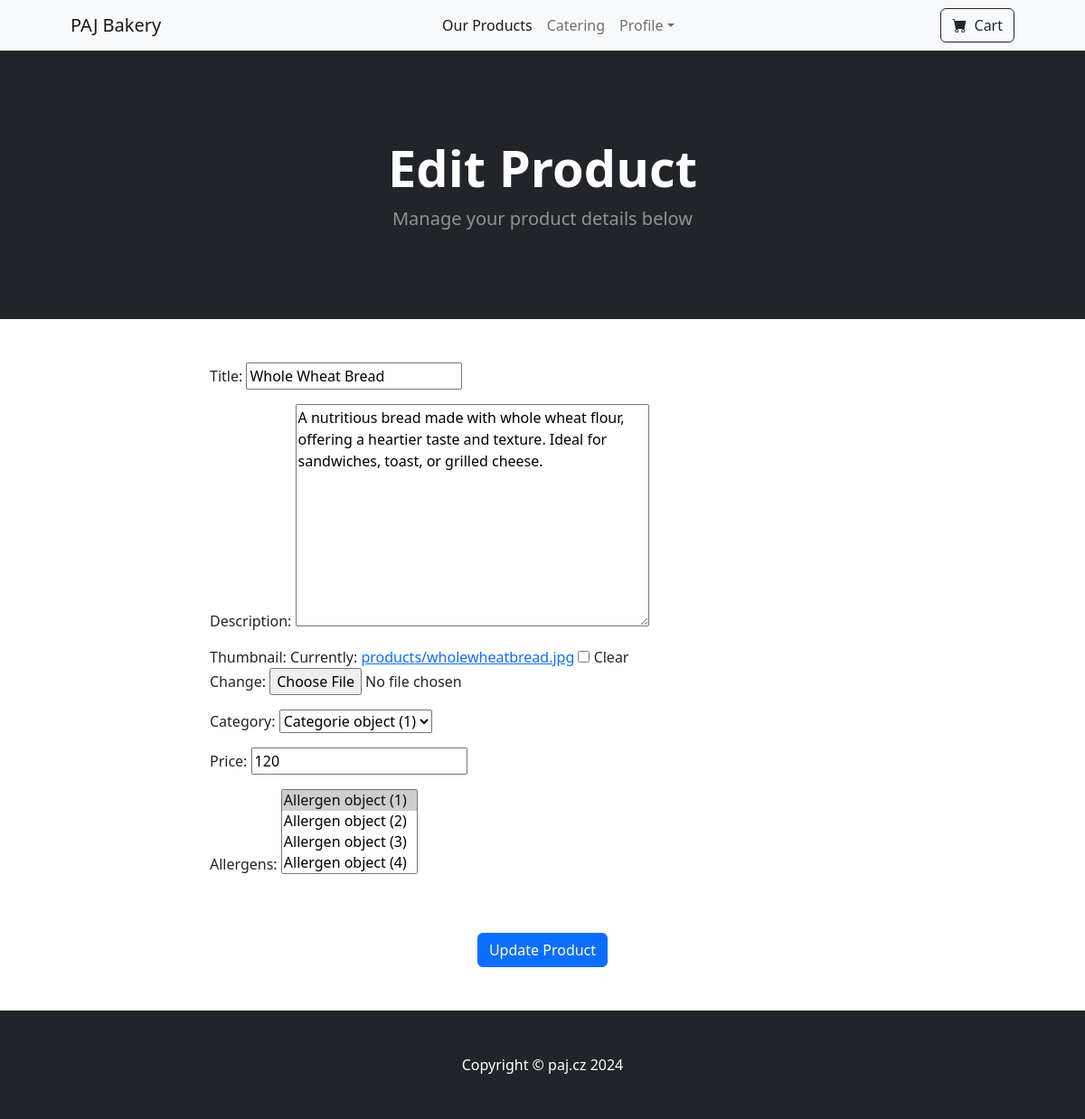
Page /products/edit/1/ (signed in) on the committed database.
### viewer/models.py (models this page shows)
class Product(models.Model):
    title = models.CharField(max_length=255)
    description = models.TextField()
    thumbnail = models.ImageField(upload_to='products/', null=True, blank=True)
    category = models.ForeignKey(Categorie, on_delete=models.CASCADE)
    price = models.DecimalField(max_digits=10, decimal_places=0)
    allergens = models.ManyToManyField(Allergen)

### viewer/views.py (the view)
# urls.py: path('products/edit/<pk>/', ProductUpdateView.as_view(), name='edit_product'),
class ProductUpdateView(PermissionRequiredMixin, UpdateView):
    template_name = 'product_form.html'
    model = Product
    form_class = ProductForm
    success_url = reverse_lazy('products')
    permission_required = ('viewer.change_product')
    def get_context_data(self, **kwargs):
        context = super().get_context_data(**kwargs)
        context['view_title'] = 'Edit Product'
        context['submit_button_text'] = 'Update Product'
        return context

### viewer/forms.py
class ProductForm(forms.ModelForm):
    class Meta:
        model = Product
        fields = '__all__'

### viewer/Templates/product_form.html (shortened to what this page needs)
{% extends 'base.html' %}
{% block content %}
<header class="bg-dark py-5">
    <div class="container px-4 px-lg-5 my-5">
        <div class="text-center text-white">
            <h1 class="display-4 fw-bolder">{{ view_title }}</h1>
            <p class="lead fw-normal text-white-50 mb-0">Manage your product details below</p>
        </div>
    </div>
</header>
<div class="container">
    <div class="row">
        <div class="col-md-8 offset-md-2">
            <br/><br/>
            <form method="POST" enctype="multipart/form-data">
                {{ form.as_p }}
                <br/><br/>
                <div style="text-align: center;">
                    <button type="submit" class="btn btn-primary">
                        {{ submit_button_text }}
                    </button>
                </div>
            </form>
            <br/><br/>
        </div>
    </div>
</div>
{% endblock %}

### rows in the picture
Product: title "Whole Wheat Bread", description "A nutritious bread made with whole wheat flour, offering a heartier taste and texture. Ideal for sandwiches, toast, or grilled cheese.", category "Categorie object (1)", price "120"

### other values in the picture
{{ view_title }} "Edit Product"
{{ submit_button_text }} "Update Product"
